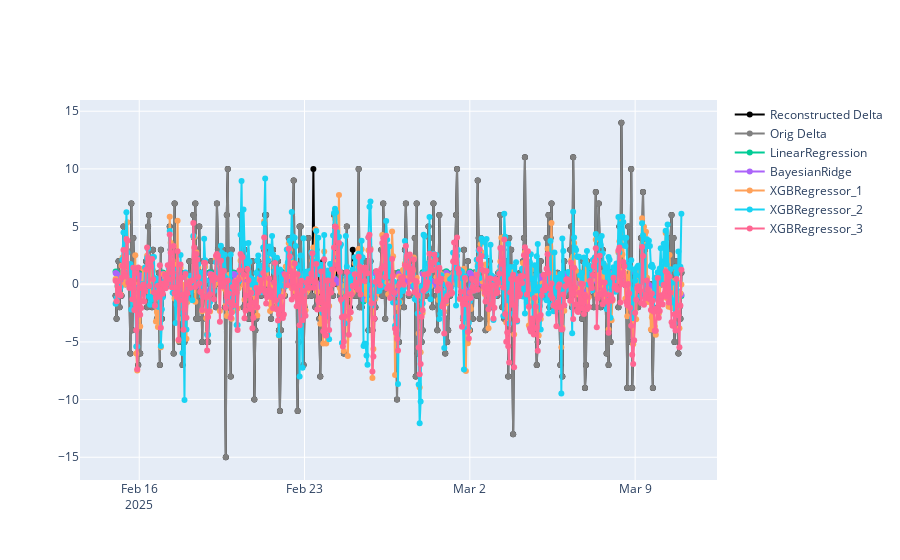

Write notebook code for a chart like this one.
### Code cell
df_show = df_test[df_test.station.astype(str) == chatelet].copy()
df_show['orig_delta'] = df_show.delta.where(~df_show.reconstructed, np.nan)
tasks = [
    {
        'x': 'datehour',
        'y': 'delta',
        'name': 'Reconstructed Delta',
        'color' : 'black'
    },
    {
        'x': 'datehour',
        'y': 'orig_delta',
        'name': 'Orig Delta',
        'color' : 'gray'
    }
    ]
for i, (dat, y_pred) in enumerate(results):
    tag = f'delta_{i}'
    model_tag = dat.loc['train', 'model']
    tasks.append({
        'x': 'datehour',
        'y': tag,
        'name': model_tag,
        # 'color' : 'red'
    })
    df_show[tag] = y_pred
    # df_show[tag] = np.expm1(y_pred) - y_shift
viz.line(df_show, tasks)

### Figure 1 — Plotly figure (JSON) as saved in the notebook; plotly's stock layout.template omitted (floating-point values rounded to 4 significant figures; data arrays with more than 128 entries replaced by an {"elided": "..."} marker saying what was removed)
{"data": [{"line": {"color": "black"}, "mode": "lines+markers", "name": "Reconstructed Delta", "type": "scatter", "x": {"elided": "576 str values"}, "xaxis": "x", "y": {"elided": "576 int values"}, "yaxis": "y"}, {"line": {"color": "gray"}, "mode": "lines+markers", "name": "Orig Delta", "type": "scatter", "x": {"elided": "576 str values"}, "xaxis": "x", "y": {"elided": "576 float values"}, "yaxis": "y"}, {"mode": "lines+markers", "name": "LinearRegression", "type": "scatter", "x": {"elided": "576 str values"}, "xaxis": "x", "y": {"elided": "576 float values"}, "yaxis": "y"}, {"mode": "lines+markers", "name": "BayesianRidge", "type": "scatter", "x": {"elided": "576 str values"}, "xaxis": "x", "y": {"elided": "576 float values"}, "yaxis": "y"}, {"mode": "lines+markers", "name": "XGBRegressor_1", "type": "scatter", "x": {"elided": "576 str values"}, "xaxis": "x", "y": {"elided": "576 float values"}, "yaxis": "y"}, {"mode": "lines+markers", "name": "XGBRegressor_2", "type": "scatter", "x": {"elided": "576 str values"}, "xaxis": "x", "y": {"elided": "576 float values"}, "yaxis": "y"}, {"mode": "lines+markers", "name": "XGBRegressor_3", "type": "scatter", "x": {"elided": "576 str values"}, "xaxis": "x", "y": {"elided": "576 float values"}, "yaxis": "y"}], "layout": {"title": {}, "xaxis": {"anchor": "y", "domain": [0, 1]}, "yaxis": {"anchor": "x", "domain": [0, 1]}}}
